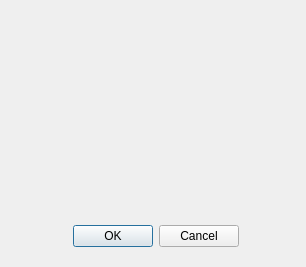
<?xml version="1.0" encoding="UTF-8"?>
<ui version="4.0">
 <class>EditOcvRecordDialog</class>
 <widget class="QDialog" name="EditOcvRecordDialog">
  <property name="geometry">
   <rect>
    <x>0</x>
    <y>0</y>
    <width>306</width>
    <height>267</height>
   </rect>
  </property>
  <property name="windowTitle">
   <string>编辑OCV模板</string>
  </property>
  <widget class="QLabel" name="labelImage">
   <property name="geometry">
    <rect>
     <x>0</x>
     <y>0</y>
     <width>300</width>
     <height>200</height>
    </rect>
   </property>
   <property name="text">
    <string/>
   </property>
  </widget>
  <widget class="QDialogButtonBox" name="buttonBox">
   <property name="geometry">
    <rect>
     <x>40</x>
     <y>220</y>
     <width>231</width>
     <height>32</height>
    </rect>
   </property>
   <property name="orientation">
    <enum>Qt::Horizontal</enum>
   </property>
   <property name="standardButtons">
    <set>QDialogButtonBox::Cancel|QDialogButtonBox::Ok</set>
   </property>
   <property name="centerButtons">
    <bool>true</bool>
   </property>
  </widget>
 </widget>
 <layoutdefault spacing="6" margin="11"/>
 <resources/>
 <connections>
  <connection>
   <sender>buttonBox</sender>
   <signal>accepted()</signal>
   <receiver>EditOcvRecordDialog</receiver>
   <slot>accept()</slot>
   <hints>
    <hint type="sourcelabel">
     <x>175</x>
     <y>275</y>
    </hint>
    <hint type="destinationlabel">
     <x>176</x>
     <y>149</y>
    </hint>
   </hints>
  </connection>
  <connection>
   <sender>buttonBox</sender>
   <signal>rejected()</signal>
   <receiver>EditOcvRecordDialog</receiver>
   <slot>reject()</slot>
   <hints>
    <hint type="sourcelabel">
     <x>175</x>
     <y>275</y>
    </hint>
    <hint type="destinationlabel">
     <x>176</x>
     <y>149</y>
    </hint>
   </hints>
  </connection>
 </connections>
</ui>
